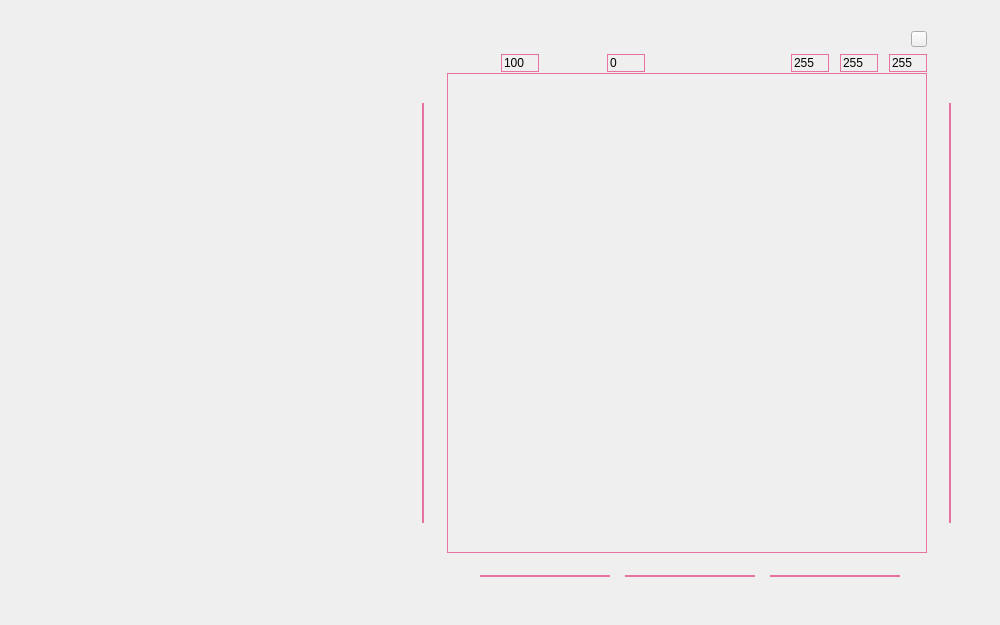
<?xml version="1.0" encoding="UTF-8"?>
<ui version="4.0">
 <class>DesktopOmakeClass</class>
 <widget class="QMainWindow" name="DesktopOmakeClass">
  <property name="geometry">
   <rect>
    <x>0</x>
    <y>0</y>
    <width>1000</width>
    <height>625</height>
   </rect>
  </property>
  <property name="acceptDrops">
   <bool>false</bool>
  </property>
  <property name="windowTitle">
   <string>PictureWatch</string>
  </property>
  <property name="windowIcon">
   <iconset resource="DesktopOmake.qrc">
    <normaloff>:/picture_desktop/icon/picture_desktop/icon/icon_main_mainwindow.png</normaloff>:/picture_desktop/icon/picture_desktop/icon/icon_main_mainwindow.png</iconset>
  </property>
  <widget class="QWidget" name="centralWidget">
   <widget class="QLabel" name="label_picture">
    <property name="geometry">
     <rect>
      <x>447</x>
      <y>73</y>
      <width>480</width>
      <height>480</height>
     </rect>
    </property>
    <property name="styleSheet">
     <string notr="true">/*总体设置*/
QLabel
{
    border: 1px solid #00E872A2;
    background: #00FFFFFF;
}</string>
    </property>
    <property name="text">
     <string/>
    </property>
   </widget>
   <widget class="QScrollArea" name="scrollArea">
    <property name="geometry">
     <rect>
      <x>447</x>
      <y>73</y>
      <width>480</width>
      <height>480</height>
     </rect>
    </property>
    <property name="layoutDirection">
     <enum>Qt::LeftToRight</enum>
    </property>
    <property name="styleSheet">
     <string notr="true">/*总体设置*/
QScrollArea
{
    border: 1px solid #E872A2;
    background-color:transparent;
}
/*滚动条*/
QScrollArea QScrollBar::vertical
{
    margin: 9px 0px 9px 0px;
    border-image: url(:/picture_desktop/scrollbar/picture_desktop/scrollbar_style/line_vertical.png); 
    border: 0px; 
    width: 9px;
}
QScrollArea QScrollBar::handle:vertical
{
    border-image: url(:/picture_desktop/scrollbar/picture_desktop/scrollbar_style/button_vertical.png);
    min-height:50px;
}
QScrollArea QScrollBar::handle:vertical:pressed
{
    border-image: url(:/picture_desktop/scrollbar/picture_desktop/scrollbar_style/button_vertical.png);
}
QScrollArea QScrollBar::add-page:vertical
{
    border-image: url(:/picture_desktop/scrollbar/picture_desktop/scrollbar_style/line_vertical.png);
}
QScrollArea QScrollBar::sub-page:vertical
{
    border-image: url(:/picture_desktop/scrollbar/picture_desktop/scrollbar_style/line_vertical.png);
}
QScrollArea QScrollBar::sub-line:vertical
{
    subcontrol-origin: margin; border: 0px solid black; 
    height:9px
}
QScrollArea QScrollBar::add-line:vertical
{
    subcontrol-origin: margin;
    border: 0px solid black;
    height: 9px
}
QScrollArea QScrollBar::down-arrow:vertical
{
    image: url(:/picture_desktop/scrollbar/picture_desktop/scrollbar_style/down.png);
}
QScrollArea QScrollBar::up-arrow:vertical
{
    image: url(:/picture_desktop/scrollbar/picture_desktop/scrollbar_style/up.png);
}
QScrollArea QScrollBar::horizontal
{
    margin: 0px 9px 0px 9px;
    border-image: url(:/picture_desktop/scrollbar/picture_desktop/scrollbar_style/line_horizental.png); 
    border: 0px;
    height: 9px;
}
QScrollArea QScrollBar::handle:horizontal
{
    border-image: url(:/picture_desktop/scrollbar/picture_desktop/scrollbar_style/button_horizental.png);
    min-width:50px;
}
QScrollArea QScrollBar::handle:horizontal:pressed 
{
    border-image: url(:/picture_desktop/scrollbar/picture_desktop/scrollbar_style/button_horizental.png);
}
QScrollArea QScrollBar::add-page:horizontal
{
    border-image: url(:/picture_desktop/scrollbar/picture_desktop/scrollbar_style/line_horizental.png);
}
QScrollArea QScrollBar::sub-page:horizontal
{
    border-image: url(:/picture_desktop/scrollbar/picture_desktop/scrollbar_style/line_horizental.png);
}
QScrollArea QScrollBar::add-line:horizontal
{
    subcontrol-origin: margin;
    border: 0px solid black;
    width:9px
}
QScrollArea QScrollBar::sub-line:horizontal
{
    subcontrol-origin: margin;
    border: 0px solid black;
    width:9px
}
QScrollArea QScrollBar::left-arrow:horizontal
{
    image: url(:/picture_desktop/scrollbar/picture_desktop/scrollbar_style/left.png);
}
QScrollArea QScrollBar::right-arrow:horizontal
{
    image: url(:/picture_desktop/scrollbar/picture_desktop/scrollbar_style/right.png);
}</string>
    </property>
    <property name="widgetResizable">
     <bool>true</bool>
    </property>
    <widget class="QWidget" name="scrollAreaWidgetContents">
     <property name="geometry">
      <rect>
       <x>0</x>
       <y>0</y>
       <width>478</width>
       <height>478</height>
      </rect>
     </property>
    </widget>
   </widget>
   <widget class="QSlider" name="slider_rotate">
    <property name="geometry">
     <rect>
      <x>940</x>
      <y>103</y>
      <width>20</width>
      <height>420</height>
     </rect>
    </property>
    <property name="styleSheet">
     <string notr="true">/*总体设置*/
QSlider
{
    border-color: #E872A2;
}
QSlider::groove:vertical 
{  
    background: #E872A2;  
    width: 4px;  
    border-radius: 1px;  
    padding-left:-1px;  
    padding-right:-1px;  
    padding-top:-1px;  
    padding-bottom:-1px;  
} 
QSlider::sub-page:vertical
{  
    background: #E872A2;  
    border-radius: 2px;  
}
QSlider::add-page:vertical
{  
    background: qlineargradient(x1:0, y1:0, x2:1, y2:0, stop:0 #439cf4, stop:1 #439cf4);  
    background: qlineargradient(x1: 0.2, y1: 0, x2: 1, y2: 1, stop: 0 #E872A2, stop: 1 #E872A2);  
    width: 10px;  
    border-radius: 2px;  
}
QSlider::handle:vertical
{     
    border-image: url(:/picture_desktop/slider/picture_desktop/slider_style/handle.png);
    margin: 1px -7px 1px -7px; 
    height: 20px;
} </string>
    </property>
    <property name="minimum">
     <number>-180</number>
    </property>
    <property name="maximum">
     <number>180</number>
    </property>
    <property name="value">
     <number>0</number>
    </property>
    <property name="orientation">
     <enum>Qt::Vertical</enum>
    </property>
    <property name="invertedAppearance">
     <bool>true</bool>
    </property>
   </widget>
   <widget class="QSlider" name="slider_resize">
    <property name="geometry">
     <rect>
      <x>413</x>
      <y>103</y>
      <width>20</width>
      <height>420</height>
     </rect>
    </property>
    <property name="styleSheet">
     <string notr="true">/*总体设置*/
QSlider
{
    border-color: #E872A2;
}
QSlider::groove:vertical 
{  
    background: #E872A2;  
    width: 4px;  
    border-radius: 1px;  
    padding-left:-1px;  
    padding-right:-1px;  
    padding-top:-1px;  
    padding-bottom:-1px;  
} 
QSlider::sub-page:vertical
{  
    background: #E872A2;  
    border-radius: 2px;  
}
QSlider::add-page:vertical
{  
    background: qlineargradient(x1:0, y1:0, x2:1, y2:0, stop:0 #439cf4, stop:1 #439cf4);  
    background: qlineargradient(x1: 0.2, y1: 0, x2: 1, y2: 1, stop: 0 #E872A2, stop: 1 #E872A2);  
    width: 10px;  
    border-radius: 2px;  
}
QSlider::handle:vertical
{     
    border-image: url(:/picture_desktop/slider/picture_desktop/slider_style/handle.png);
    margin: 1px -7px 1px -7px; 
    height: 20px;
} </string>
    </property>
    <property name="minimum">
     <number>1</number>
    </property>
    <property name="maximum">
     <number>1600</number>
    </property>
    <property name="value">
     <number>100</number>
    </property>
    <property name="orientation">
     <enum>Qt::Vertical</enum>
    </property>
    <property name="invertedAppearance">
     <bool>true</bool>
    </property>
   </widget>
   <widget class="QSlider" name="slider_bg_r">
    <property name="geometry">
     <rect>
      <x>480</x>
      <y>566</y>
      <width>130</width>
      <height>20</height>
     </rect>
    </property>
    <property name="styleSheet">
     <string notr="true">/*总体设置*/
QSlider
{
    border-color: #E872A2;
}
QSlider::groove:horizontal 
{  
    background: #E872A2;  
    height: 4px;  
    border-radius: 1px;  
    padding-left:-1px;  
    padding-right:-1px;  
    padding-top:-1px;  
    padding-bottom:-1px;  
} 
QSlider::sub-page:horizontal
{  
    background: #E872A2;  
    border-radius: 2px;  
}
QSlider::add-page:horizontal
{  
    background: qlineargradient(x1:0, y1:0, x2:1, y2:0, stop:0 #439cf4, stop:1 #439cf4);  
    background: qlineargradient(x1: 0.2, y1: 0, x2: 1, y2: 1, stop: 0 #E872A2, stop: 1 #E872A2);  
    height: 10px;  
    border-radius: 2px;  
}
QSlider::handle:horizontal
{     
    border-image: url(:/picture_desktop/slider/picture_desktop/slider_style/handle.png);
    margin: -7px 1px -7px 1px; 
    width: 20px;
} </string>
    </property>
    <property name="minimum">
     <number>0</number>
    </property>
    <property name="maximum">
     <number>255</number>
    </property>
    <property name="singleStep">
     <number>0</number>
    </property>
    <property name="value">
     <number>255</number>
    </property>
    <property name="orientation">
     <enum>Qt::Horizontal</enum>
    </property>
   </widget>
   <widget class="QSlider" name="slider_bg_g">
    <property name="geometry">
     <rect>
      <x>625</x>
      <y>566</y>
      <width>130</width>
      <height>20</height>
     </rect>
    </property>
    <property name="styleSheet">
     <string notr="true">/*总体设置*/
QSlider
{
    border-color: #E872A2;
}
QSlider::groove:horizontal 
{  
    background: #E872A2;  
    height: 4px;  
    border-radius: 1px;  
    padding-left:-1px;  
    padding-right:-1px;  
    padding-top:-1px;  
    padding-bottom:-1px;  
} 
QSlider::sub-page:horizontal
{  
    background: #E872A2;  
    border-radius: 2px;  
}
QSlider::add-page:horizontal
{  
    background: qlineargradient(x1:0, y1:0, x2:1, y2:0, stop:0 #439cf4, stop:1 #439cf4);  
    background: qlineargradient(x1: 0.2, y1: 0, x2: 1, y2: 1, stop: 0 #E872A2, stop: 1 #E872A2);  
    height: 10px;  
    border-radius: 2px;  
}
QSlider::handle:horizontal
{     
    border-image: url(:/picture_desktop/slider/picture_desktop/slider_style/handle.png);
    margin: -7px 1px -7px 1px; 
    width: 20px;
} </string>
    </property>
    <property name="minimum">
     <number>0</number>
    </property>
    <property name="maximum">
     <number>255</number>
    </property>
    <property name="value">
     <number>255</number>
    </property>
    <property name="orientation">
     <enum>Qt::Horizontal</enum>
    </property>
   </widget>
   <widget class="QSlider" name="slider_bg_b">
    <property name="geometry">
     <rect>
      <x>770</x>
      <y>566</y>
      <width>130</width>
      <height>20</height>
     </rect>
    </property>
    <property name="styleSheet">
     <string notr="true">/*总体设置*/
QSlider
{
    border-color: #E872A2;
}
QSlider::groove:horizontal 
{  
    background: #E872A2;  
    height: 4px;  
    border-radius: 1px;  
    padding-left:-1px;  
    padding-right:-1px;  
    padding-top:-1px;  
    padding-bottom:-1px;  
} 
QSlider::sub-page:horizontal
{  
    background: #E872A2;  
    border-radius: 2px;  
}
QSlider::add-page:horizontal
{  
    background: qlineargradient(x1:0, y1:0, x2:1, y2:0, stop:0 #439cf4, stop:1 #439cf4);  
    background: qlineargradient(x1: 0.2, y1: 0, x2: 1, y2: 1, stop: 0 #E872A2, stop: 1 #E872A2);  
    height: 10px;  
    border-radius: 2px;  
}
QSlider::handle:horizontal
{     
    border-image: url(:/picture_desktop/slider/picture_desktop/slider_style/handle.png);
    margin: -7px 1px -7px 1px; 
    width: 20px;
} </string>
    </property>
    <property name="minimum">
     <number>0</number>
    </property>
    <property name="maximum">
     <number>255</number>
    </property>
    <property name="value">
     <number>255</number>
    </property>
    <property name="orientation">
     <enum>Qt::Horizontal</enum>
    </property>
   </widget>
   <widget class="QLabel" name="label_background">
    <property name="geometry">
     <rect>
      <x>447</x>
      <y>73</y>
      <width>480</width>
      <height>480</height>
     </rect>
    </property>
    <property name="styleSheet">
     <string notr="true">/*总体设置*/
QLabel
{
    border: 1px solid #00E872A2;
    background: #00FFFFFF;
}</string>
    </property>
    <property name="text">
     <string/>
    </property>
   </widget>
   <widget class="QLabel" name="label">
    <property name="geometry">
     <rect>
      <x>447</x>
      <y>0</y>
      <width>480</width>
      <height>73</height>
     </rect>
    </property>
    <property name="text">
     <string/>
    </property>
    <property name="pixmap">
     <pixmap>C:/Users/Administrator/Desktop/word.png</pixmap>
    </property>
   </widget>
   <widget class="QPushButton" name="pushButton_cocoa_1">
    <property name="geometry">
     <rect>
      <x>911</x>
      <y>31</y>
      <width>16</width>
      <height>16</height>
     </rect>
    </property>
    <property name="styleSheet">
     <string notr="true">border-image: url(:/picture_desktop/icon/picture_desktop/icon/dialog_arrow.png);</string>
    </property>
    <property name="text">
     <string/>
    </property>
   </widget>
   <widget class="QLabel" name="label_file_path">
    <property name="geometry">
     <rect>
      <x>490</x>
      <y>31</y>
      <width>410</width>
      <height>16</height>
     </rect>
    </property>
    <property name="text">
     <string/>
    </property>
   </widget>
   <widget class="QSpinBox" name="spinBox_1">
    <property name="geometry">
     <rect>
      <x>501</x>
      <y>54</y>
      <width>38</width>
      <height>18</height>
     </rect>
    </property>
    <property name="contextMenuPolicy">
     <enum>Qt::NoContextMenu</enum>
    </property>
    <property name="styleSheet">
     <string notr="true">/*按钮未按下*/
QSpinBox::up-button
{
    image: url(:/picture_desktop/spinbox/picture_desktop/spinbox_style/up_button.png);   
    background: #00FFFFFF;  
}
QSpinBox::down-button
{
    image: url(:/picture_desktop/spinbox/picture_desktop/spinbox_style/down_button.png); 
    background: #00FFFFFF;
}
/*按钮按下*/
QSpinBox::up-button:pressed
{
    image: url(:/picture_desktop/spinbox/picture_desktop/spinbox_style/up_button.png);   
    background: #00FFFFFF;     
}
QSpinBox::down-button:pressed
{
    image: url(:/picture_desktop/spinbox/picture_desktop/spinbox_style/down_button.png); 
    background: #00FFFFFF;
}
/*总体设置*/
QSpinBox
{
    border: 1px solid #E872A2;
    background: #00FFFFFF;
}</string>
    </property>
    <property name="minimum">
     <number>1</number>
    </property>
    <property name="maximum">
     <number>1600</number>
    </property>
    <property name="value">
     <number>100</number>
    </property>
   </widget>
   <widget class="QSpinBox" name="spinBox_2">
    <property name="geometry">
     <rect>
      <x>607</x>
      <y>54</y>
      <width>38</width>
      <height>18</height>
     </rect>
    </property>
    <property name="contextMenuPolicy">
     <enum>Qt::NoContextMenu</enum>
    </property>
    <property name="styleSheet">
     <string notr="true">/*按钮未按下*/
QSpinBox::up-button
{
    image: url(:/picture_desktop/spinbox/picture_desktop/spinbox_style/up_button.png);   
    background: #00FFFFFF;  
}
QSpinBox::down-button
{
    image: url(:/picture_desktop/spinbox/picture_desktop/spinbox_style/down_button.png); 
    background: #00FFFFFF;
}
/*按钮按下*/
QSpinBox::up-button:pressed
{
    image: url(:/picture_desktop/spinbox/picture_desktop/spinbox_style/up_button.png);   
    background: #00FFFFFF;     
}
QSpinBox::down-button:pressed
{
    image: url(:/picture_desktop/spinbox/picture_desktop/spinbox_style/down_button.png); 
    background: #00FFFFFF;
}
/*总体设置*/
QSpinBox
{
    border: 1px solid #E872A2;
    background: #00FFFFFF;
}</string>
    </property>
    <property name="minimum">
     <number>-180</number>
    </property>
    <property name="maximum">
     <number>180</number>
    </property>
    <property name="value">
     <number>0</number>
    </property>
   </widget>
   <widget class="QSpinBox" name="spinBox_3">
    <property name="geometry">
     <rect>
      <x>791</x>
      <y>54</y>
      <width>38</width>
      <height>18</height>
     </rect>
    </property>
    <property name="contextMenuPolicy">
     <enum>Qt::NoContextMenu</enum>
    </property>
    <property name="styleSheet">
     <string notr="true">/*按钮未按下*/
QSpinBox::up-button
{
    image: url(:/picture_desktop/spinbox/picture_desktop/spinbox_style/up_button.png);   
    background: #00FFFFFF;  
}
QSpinBox::down-button
{
    image: url(:/picture_desktop/spinbox/picture_desktop/spinbox_style/down_button.png); 
    background: #00FFFFFF;
}
/*按钮按下*/
QSpinBox::up-button:pressed
{
    image: url(:/picture_desktop/spinbox/picture_desktop/spinbox_style/up_button.png);   
    background: #00FFFFFF;     
}
QSpinBox::down-button:pressed
{
    image: url(:/picture_desktop/spinbox/picture_desktop/spinbox_style/down_button.png); 
    background: #00FFFFFF;
}
/*总体设置*/
QSpinBox
{
    border: 1px solid #E872A2;
    background: #00FFFFFF;
}</string>
    </property>
    <property name="minimum">
     <number>0</number>
    </property>
    <property name="maximum">
     <number>255</number>
    </property>
    <property name="value">
     <number>255</number>
    </property>
   </widget>
   <widget class="QSpinBox" name="spinBox_4">
    <property name="geometry">
     <rect>
      <x>840</x>
      <y>54</y>
      <width>38</width>
      <height>18</height>
     </rect>
    </property>
    <property name="contextMenuPolicy">
     <enum>Qt::NoContextMenu</enum>
    </property>
    <property name="styleSheet">
     <string notr="true">/*按钮未按下*/
QSpinBox::up-button
{
    image: url(:/picture_desktop/spinbox/picture_desktop/spinbox_style/up_button.png);   
    background: #00FFFFFF;  
}
QSpinBox::down-button
{
    image: url(:/picture_desktop/spinbox/picture_desktop/spinbox_style/down_button.png); 
    background: #00FFFFFF;
}
/*按钮按下*/
QSpinBox::up-button:pressed
{
    image: url(:/picture_desktop/spinbox/picture_desktop/spinbox_style/up_button.png);   
    background: #00FFFFFF;     
}
QSpinBox::down-button:pressed
{
    image: url(:/picture_desktop/spinbox/picture_desktop/spinbox_style/down_button.png); 
    background: #00FFFFFF;
}
/*总体设置*/
QSpinBox
{
    border: 1px solid #E872A2;
    background: #00FFFFFF;
}</string>
    </property>
    <property name="minimum">
     <number>0</number>
    </property>
    <property name="maximum">
     <number>255</number>
    </property>
    <property name="value">
     <number>255</number>
    </property>
   </widget>
   <widget class="QSpinBox" name="spinBox_5">
    <property name="geometry">
     <rect>
      <x>889</x>
      <y>54</y>
      <width>38</width>
      <height>18</height>
     </rect>
    </property>
    <property name="contextMenuPolicy">
     <enum>Qt::NoContextMenu</enum>
    </property>
    <property name="styleSheet">
     <string notr="true">/*按钮未按下*/
QSpinBox::up-button
{
    image: url(:/picture_desktop/spinbox/picture_desktop/spinbox_style/up_button.png);   
    background: #00FFFFFF;  
}
QSpinBox::down-button
{
    image: url(:/picture_desktop/spinbox/picture_desktop/spinbox_style/down_button.png); 
    background: #00FFFFFF;
}
/*按钮按下*/
QSpinBox::up-button:pressed
{
    image: url(:/picture_desktop/spinbox/picture_desktop/spinbox_style/up_button.png);   
    background: #00FFFFFF;     
}
QSpinBox::down-button:pressed
{
    image: url(:/picture_desktop/spinbox/picture_desktop/spinbox_style/down_button.png); 
    background: #00FFFFFF;
}
/*总体设置*/
QSpinBox
{
    border: 1px solid #E872A2;
    background: #00FFFFFF;
}</string>
    </property>
    <property name="minimum">
     <number>0</number>
    </property>
    <property name="maximum">
     <number>255</number>
    </property>
    <property name="value">
     <number>255</number>
    </property>
   </widget>
   <zorder>label_background</zorder>
   <zorder>label_picture</zorder>
   <zorder>scrollArea</zorder>
   <zorder>slider_rotate</zorder>
   <zorder>slider_resize</zorder>
   <zorder>slider_bg_r</zorder>
   <zorder>slider_bg_g</zorder>
   <zorder>slider_bg_b</zorder>
   <zorder>label</zorder>
   <zorder>pushButton_cocoa_1</zorder>
   <zorder>label_file_path</zorder>
   <zorder>spinBox_1</zorder>
   <zorder>spinBox_2</zorder>
   <zorder>spinBox_3</zorder>
   <zorder>spinBox_4</zorder>
   <zorder>spinBox_5</zorder>
  </widget>
 </widget>
 <layoutdefault spacing="6" margin="11"/>
 <resources>
  <include location="DesktopOmake.qrc"/>
 </resources>
 <connections/>
</ui>
